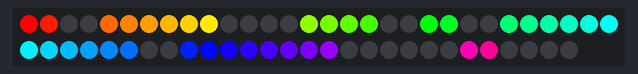
The sketch below on a simulated Arduino Uno, built with avr-gcc and run on an emulated ATmega328P. On the bench: 58 RGB LEDs in strip order, left to right, continuing on the next row. The strip is taken to match the declared colour order; the local clock reads 2024-03-15 10:24:30 at power-on unless the sketch sets it.

Above: at 0.1 s.
At 128.2 s:
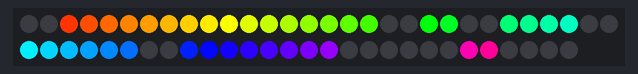

The sketch:

ArduinoClock.ino
```cpp
#include "ClockColorsGradient.h"

//Erstelllung eines Uhr Objektes
ClockColorsGradient* Cl = new ClockColorsGradient;

void setup() {

}

void loop() {
  Cl->showTime();
  delay(1000);
}
```

Clock.cpp
```cpp
#ifndef CLOCK_CPP
#define CLOCK_CPP
#include "Clock.h"

//Konstruktor
Clock::Clock() {
  Wire.begin();
  pixel->begin();
  pixel->setBrightness(255);
}

//Dekonstruktor
Clock::~Clock() {
  delete c;
  delete pixel;
}

//Setzen der Stunde
void Clock::setHour(byte hour) {
  if(hour >= 0 && hour <= 24) this->c->setHour(hour);
}

//Setzen der Minute
void Clock::setMinute(byte minute) {
  if(minute >= 0 && minute <= 60) this->c->setMinute(minute);
}

//Setzen der Sekunden
void Clock::setSecond(byte second) {
  if(second >= 0 && second <= 60) this->c->setSecond(second);
}

//Rückgabe der Stunden
byte Clock::getHour() {
  bool h12;
  bool pm;
  return this->c->getHour(h12, pm);
}

//Rückgabe der Minute
byte Clock::getMinute() {
  return this->c->getMinute();
}

//Rückgabe der Sekunde
byte Clock::getSecond() {
  return this->c->getSecond();
}

//Anzeigen der Zahl auf einen Display
void Clock::saveNumberInSevenSegment(byte disp, byte number) {
      byte numberSevenSegment[10][14] = {
      {1, 2, 3, 4, 5, 6, 9, 10, 11, 12, 13, 14},        //0
      {2, 1, 9, 10},                                    //1
      {4, 3, 2, 1, 8, 7, 14, 13, 12, 11},               //2
      {4, 3, 2, 1, 8, 7, 9, 10, 11, 12},                //3
      {5, 6, 7, 8, 1, 2, 9, 10},                        //4
      {3, 4, 5, 6, 7, 8, 9, 10, 11, 12},                //5
      {5, 6, 14, 13, 12, 11, 10, 9, 8, 7, 4, 3},        //6
      {4, 3, 2, 1, 9, 10},                              //7
      {1, 2, 3, 4, 5, 6, 7, 8, 9, 10, 11, 12, 13, 14},  //8
      {6, 5, 4, 3, 2, 1, 8, 7, 9, 10, 11, 12}           //9
    };

  //Setze LED Farben
  for(byte i = 0; i <= sizeof(numberSevenSegment[number]); i++)
  {
    byte led = numberSevenSegment[number][i];
    if(led > 0) //Leeres Array Sellen nicht bearbeiten
    {
      led = led + 14 * disp; //4 Anzeigen mit 14 Pixel
      if (disp >= 2) led = led + 2; //Zwei Punkte nach zwei Anzeigen

      //Pixel Farbe setzen
      pixel->setPixelColor((led - 1), pixel->Color(255, 255, 255));
    }
    else
    {
      break;
    }
  }
}

//Punkte aktualisieren
void Clock::updateDots() {
    if(dots) {
        pixel->setPixelColor(28, pixel->Color(255, 255, 255));
        pixel->setPixelColor(29, pixel->Color(255, 255, 255));
    }
    else
    {
      pixel->setPixelColor(28, pixel->Color(0, 0, 0));
      pixel->setPixelColor(29, pixel->Color(0, 0, 0));
    }
    dots = !dots;
}

//Anzeigen der Uhrzeit
void Clock::showTime() {
    byte hour = this->getHour();
    byte minute = this->getMinute();

    pixel->clear();
    saveNumberInSevenSegment(0, (byte)(minute % 10));
    saveNumberInSevenSegment(1, (byte)(minute / 10));
    saveNumberInSevenSegment(2, (byte)(hour % 10));
    saveNumberInSevenSegment(3, (byte)(hour / 10));
    updateDots();
    pixel->show();
}


#endif
```

Clock.h
```cpp
#ifndef CLOCK_H
#define CLOCK_H

//RTC Modul
#include "DS3231.h"

//LED Strip
#include <Adafruit_NeoPixel.h>
#define LEDS 58 //Gesamtanzahl an LEDs
#define PinStrip 10 //Datenpin für die LEDs

class Clock {
  protected:
    DS3231 *c = new DS3231;   //RTC Modul Klasse
    Adafruit_NeoPixel *pixel = new Adafruit_NeoPixel(LEDS, PinStrip, NEO_RGB + NEO_KHZ400); //LED Streifen
    bool dots = true; //Status der Punkte

  public:
    Clock();
    ~Clock();
    void setHour(byte);
    void setMinute(byte);
    void setSecond(byte);
    byte getHour();
    byte getMinute();
    byte getSecond();
    virtual void saveNumberInSevenSegment(byte,byte);
    virtual void updateDots();
    void showTime();
};

#endif
```

ClockColor.cpp
```cpp
#ifndef CLOCKCOLOR_CPP
#define CLOCKCOLOR_CPP

#include "ClockColor.h"

//Konstruktor
ClockColor::ClockColor(byte red, byte green, byte blue):red(red), green(green), blue(blue) {
  Wire.begin();
  pixel->begin();
  pixel->setBrightness(255);
}

//Dekonstruktor
ClockColor::~ClockColor() {
  delete c;
  delete pixel;
}

//Anzeigen der Zahl auf einen Display
void ClockColor::saveNumberInSevenSegment(byte disp, byte number) {
      byte numberSevenSegment[10][14] = {
      {1, 2, 3, 4, 5, 6, 9, 10, 11, 12, 13, 14},        //0
      {2, 1, 9, 10},                                    //1
      {4, 3, 2, 1, 8, 7, 14, 13, 12, 11},               //2
      {4, 3, 2, 1, 8, 7, 9, 10, 11, 12},                //3
      {5, 6, 7, 8, 1, 2, 9, 10},                        //4
      {3, 4, 5, 6, 7, 8, 9, 10, 11, 12},                //5
      {5, 6, 14, 13, 12, 11, 10, 9, 8, 7, 4, 3},        //6
      {4, 3, 2, 1, 9, 10},                              //7
      {1, 2, 3, 4, 5, 6, 7, 8, 9, 10, 11, 12, 13, 14},  //8
      {6, 5, 4, 3, 2, 1, 8, 7, 9, 10, 11, 12}           //9
    };

  //Setze LED Farben
  for(byte i = 0; i <= sizeof(numberSevenSegment[number]); i++)
  {
    byte led = numberSevenSegment[number][i];
    if(led > 0) //Leeres Array Sellen nicht bearbeiten
    {
      led = led + 14 * disp; //4 Anzeigen mit 14 Pixel
      if (disp >= 2) led = led + 2; //Zwei Punkte nach zwei Anzeigen

      //Pixel Farbe setzen
      pixel->setPixelColor((led - 1), pixel->Color(green, red, blue));
    }
    else
    {
      break;
    }
  }
}

//Setzen der Farbe
void ClockColor::setColor(byte red, byte green, byte blue) {
    this->red = red;
    this->green = green;
    this->blue = blue;
}

//Punkte aktualisieren
void ClockColor::updateDots() {
    if(dots) {
        pixel->setPixelColor(28, pixel->Color(green, red, blue));
        pixel->setPixelColor(29, pixel->Color(green, red, blue));
    }
    else
    {
      pixel->setPixelColor(28, pixel->Color(0, 0, 0));
      pixel->setPixelColor(29, pixel->Color(0, 0, 0));
    }
    dots = !dots;
}

//Rückgabe des Farbwertes Rot
byte ClockColor::getRed() {
  return this->red;
}

//Rückgabe des Farbwertes Grün
byte ClockColor::getGreen() {
  return this->green;
}

//Rückgabe des Farbwertes Blau
byte ClockColor::getBlue() {
  return this->blue;
}

#endif
```

ClockColor.h
```cpp
#ifndef CLOCKRED_H
#define CLOCKRED_H
#include "Clock.h"

class ClockColor:public Clock {
  private:
    byte red = 0;
    byte green = 0;
    byte blue = 0;

  public:
    ClockColor(byte,byte,byte);
    ~ClockColor();
    void saveNumberInSevenSegment(byte, byte);
    void setColor(byte, byte, byte);
    void updateDots();
    byte getRed();
    byte getGreen();
    byte getBlue();
};

#endif
```

ClockColorsGradient.cpp
```cpp
#ifndef CLOCKCOLORSGRADIENT_CPP
#define CLOCKCOLORSGRADIENT_CPP
#include "ClockColorsGradient.h"

//Konstruktor
ClockColorsGradient::ClockColorsGradient() {
  Wire.begin();
  pixel->begin();
  pixel->setBrightness(255);
}

//Dekonstruktor
ClockColorsGradient::~ClockColorsGradient() {
  delete c;
  delete pixel;
}

//Dezimalwert in Farbewerte
void ClockColorsGradient::dezFarbe(byte led, int farbe) {
  int red = 0;
  int green = 0;
  int blue = 0;
  int modi = 0;
  if (farbe > 1530) farbe = farbe - (1530 * (farbe / 1530));

  if (farbe >= 0)
  {
    if (farbe <= 255)
    {
      red = 255;
      green = farbe;
      blue = 0;
      modi = 1;
    }
    else if (farbe <= 510)
    {
      red = 255 - (farbe - 255);
      green = 255;
      blue = 0;
      modi = 2;
    }
    else if (farbe <= 765)
    {
      red = 0;
      green = 255;
      blue =  farbe - 510;
      modi = 3;
    }
    else if (farbe <= 1020)
    {
      red = 0;
      green = 255 - (farbe - 765);
      blue = 255;
      modi = 4;
    }
    else if  (farbe <= 1275)
    {
      red = farbe - 1020;
      green = 0;
      blue = 255;
      modi = 5;
    }
    else if (farbe <= 1536)
    {
      red = 255;
      green = 0;
      blue = 255 - (farbe - 1275);
      modi = 6;
    }
  }
  pixel->setPixelColor(led, pixel->Color(red, green, blue));
}

//Anzeigen der Zahl auf einen Display
void ClockColorsGradient::saveNumberInSevenSegment(byte disp, byte number) {
      byte numberSevenSegment[10][14] = {
      {1, 2, 3, 4, 5, 6, 9, 10, 11, 12, 13, 14},        //0
      {2, 1, 9, 10},                                    //1
      {4, 3, 2, 1, 8, 7, 14, 13, 12, 11},               //2
      {4, 3, 2, 1, 8, 7, 9, 10, 11, 12},                //3
      {5, 6, 7, 8, 1, 2, 9, 10},                        //4
      {3, 4, 5, 6, 7, 8, 9, 10, 11, 12},                //5
      {5, 6, 14, 13, 12, 11, 10, 9, 8, 7, 4, 3},        //6
      {4, 3, 2, 1, 9, 10},                              //7
      {1, 2, 3, 4, 5, 6, 7, 8, 9, 10, 11, 12, 13, 14},  //8
      {6, 5, 4, 3, 2, 1, 8, 7, 9, 10, 11, 12}           //9
    };

  //Setze LED Farben
  for(byte i = 0; i <= sizeof(numberSevenSegment[number]); i++)
  {
    byte led = numberSevenSegment[number][i];
    if(led > 0) //Leeres Array Sellen nicht bearbeiten
    {
      led = led + 14 * disp; //4 Anzeigen mit 14 Pixel
      if (disp >= 2) led = led + 2; //Zwei Punkte nach zwei Anzeigen

      //Pixel Farbe setzen
      dezFarbe((led - 1), (1530 / pixel->numPixels() * (led - 1)));
    }
    else
    {
      break;
    }
  }
}

//Punkte aktualisieren
void ClockColorsGradient::updateDots() {
    if(dots) {
        dezFarbe(28, (1530 / pixel->numPixels() * 28));
        dezFarbe(29, (1530 / pixel->numPixels() * 29));
    }
    else
    {
      pixel->setPixelColor(28, pixel->Color(0, 0, 0));
      pixel->setPixelColor(29, pixel->Color(0, 0, 0));
    }
    dots = !dots;
}

#endif
```

ClockColorsGradient.h
```cpp
#ifndef CLOCKCOLORSGRADIENT_H
#define CLOCKCOLORSGRADIENT_H
#include "Clock.h"

class ClockColorsGradient:public Clock {
  public:
    ClockColorsGradient();
    ~ClockColorsGradient();
    void saveNumberInSevenSegment(byte, byte);
    void setColor(byte, byte, byte);
    void dezFarbe(byte, int);
    void updateDots();
};

#endif
```
